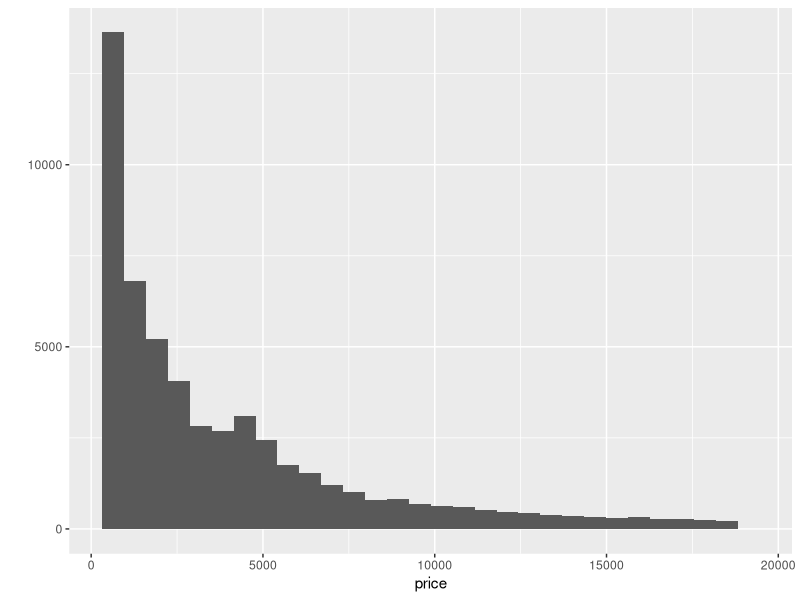
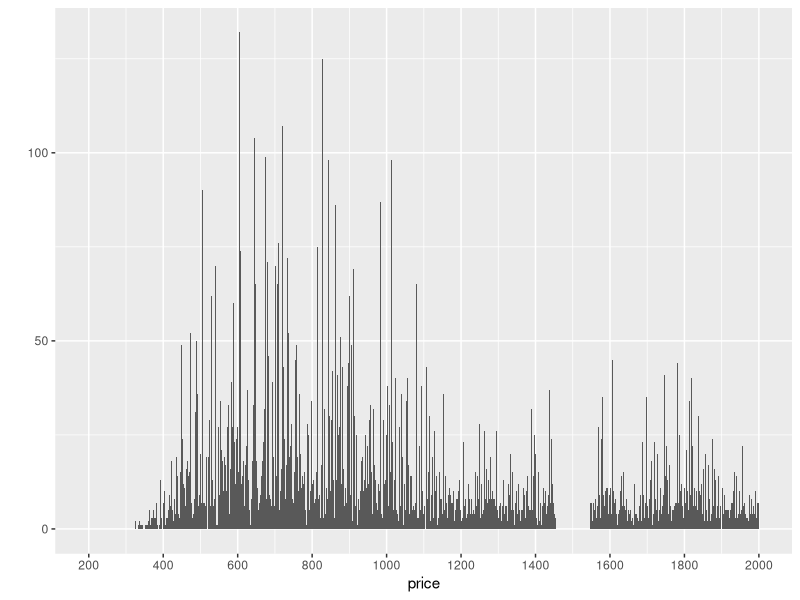
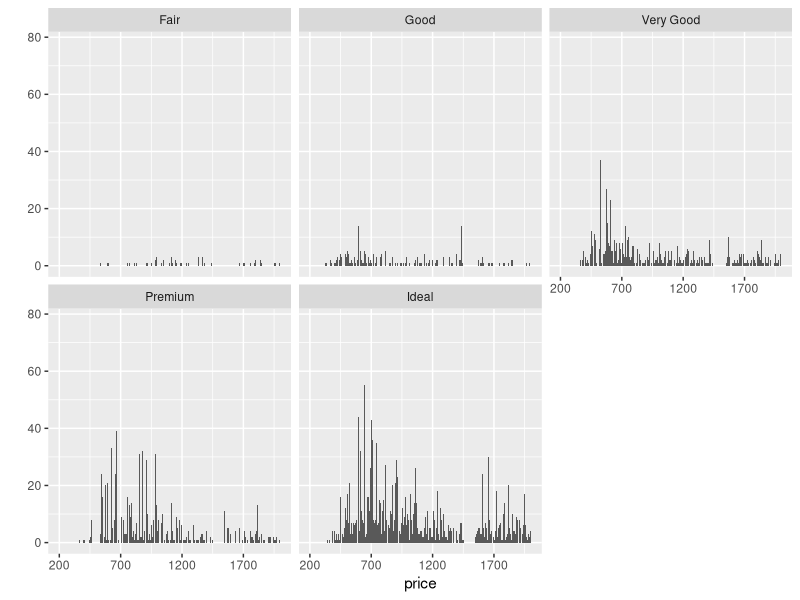
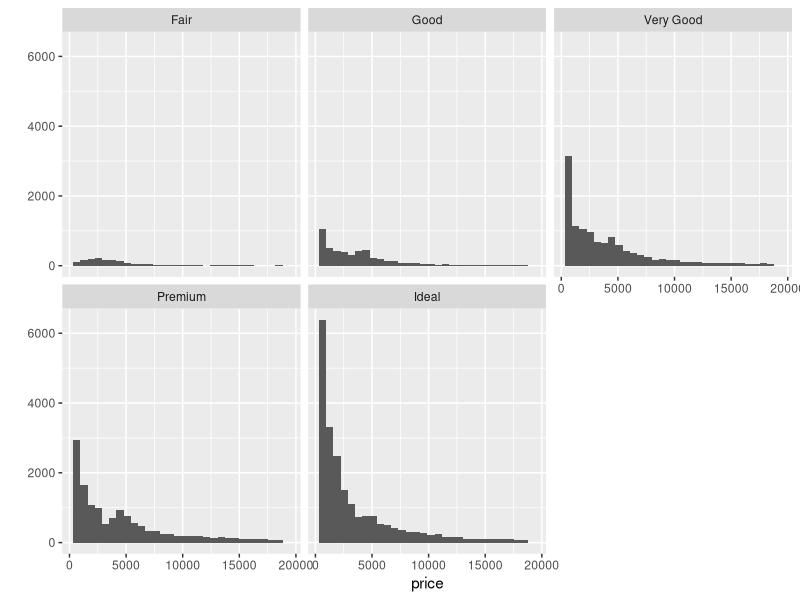
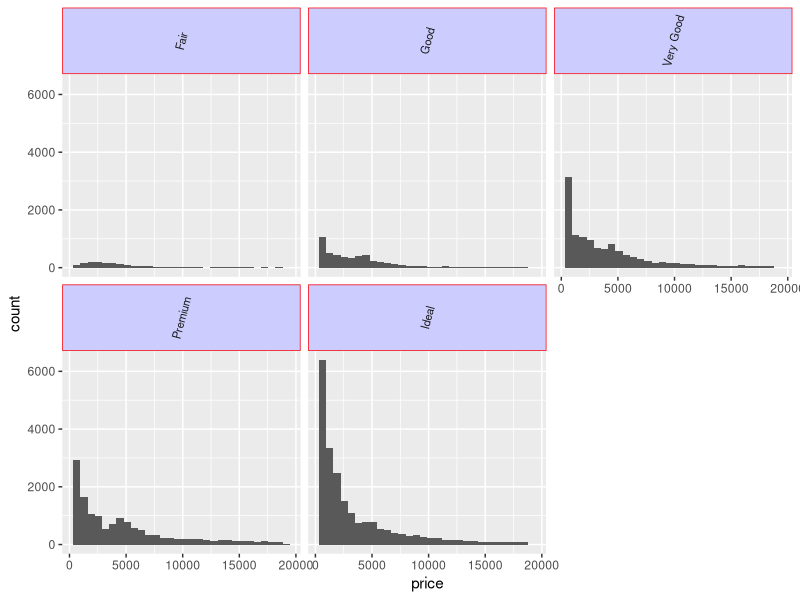
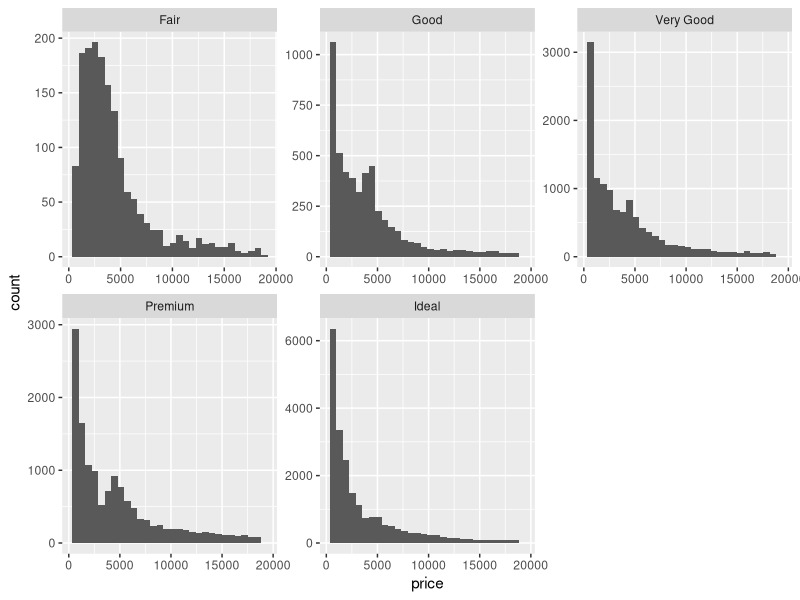
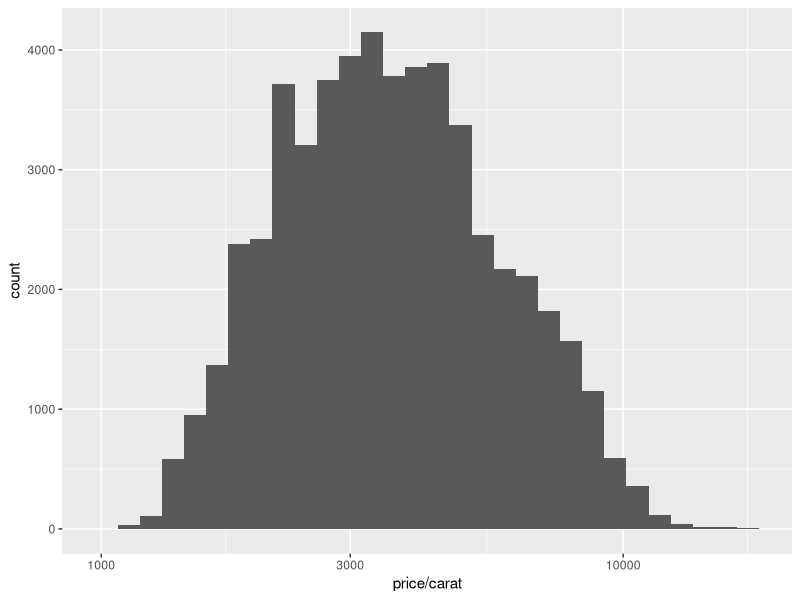
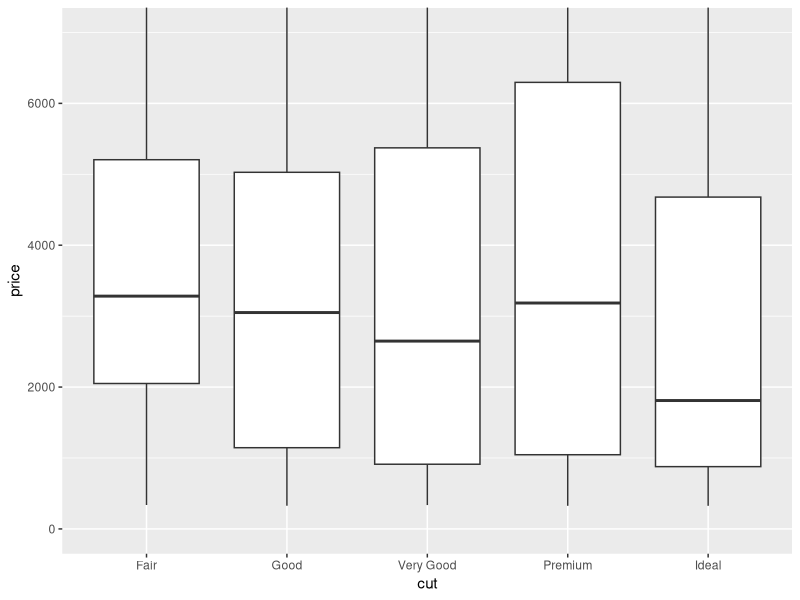

R code for these plots, in order:
## ---- chunk 1
knitr::opts_chunk$set(echo = TRUE)
## ---- chunk 2
library(ggplot2)
data(diamonds)

summary(diamonds)

?diamonds
names(diamonds)
## ---- chunk 3
qplot(x = price, data = diamonds)
summary(diamonds$price)
## ---- chunk 4
# How many diamonds cost less than $500?
subset(diamonds, price < 500)

# How many diamonds cost less than $250?
subset(diamonds, price < 250)

# How many diamonds cost $15000 or more?
subset(diamonds, price >= 15000)
## ---- chunk 5
qplot(x = price, data = diamonds, binwidth = 1) +
  scale_x_continuous(limits = c(200,2000),breaks = seq(200,2000,200))

# There are no diamonds that cost $1500, For diamonds that cost less than $2000,the most price of a diamend is 
# around $700 with the mode being $605. The second insight comes from Paula F.
## ---- chunk 6
# Break out the histogram of diamond price by cut 

qplot(x = price, data = diamonds, binwidth = 1) +
  scale_x_continuous(limits = c(200,2000),breaks = seq(200,2000,500)) + 
  facet_wrap(~cut)

by(diamonds$price,diamonds$cut,summary)

## ---- chunk 7
# In the two last exercises,we look at the distribution for diamonds by cut
# Run the code below in R to generate the histogram as a reminder

qplot(x = price,data = diamonds) +
  facet_wrap(~cut)

# Modifying facet label appearance

sp <- ggplot(diamonds,aes(x = price)) +
  geom_histogram()
sp + facet_wrap(~cut) + 
  theme(strip.text.x = element_text(size = 8,angle = 75),
        strip.text.y = element_text(size = 12,face = "bold"),
        strip.background = element_rect(colour = "red",fill = "#CCCCFF"))

# Free Scales
sp + facet_wrap(~cut,scales = "free")

## ---- chunk 8
# Create a histogram of price per carat and facet it by cut.
# You can make adjustments to the code from previous exercise to get started

price_by_carat <- ggplot(diamonds,aes(x = price/carat)) +
  geom_histogram()



# Adjust the bin width and trancform the scale of x-axis using log10
price_by_carat + scale_x_log10()

# (If the Very Good facet looks smooth, try decreasing your bin width! If the data looks skewed, did you remember to perform a log10 transform?)

## ---- chunk 9
# Investigate the price of diamends using box plots, numerical summeries, and one of the 
# following categorical variables:cut,clarity,or color.

price_in_cut <- ggplot(diamonds,aes(x = cut, y = price)) +
  geom_boxplot() +
  coord_cartesian(ylim = c(0,7000))
price_in_cut

price_in_clarity <- ggplot(diamonds,aes(x = clarity, y = price)) +
  geom_boxplot() +
  coord_cartesian(ylim = c(0,7000))
price_in_clarity

price_in_color <- ggplot(diamonds,aes(x = color, y = price)) +
  geom_boxplot() +
  coord_cartesian(ylim = c(0,8000))
price_in_color

# Numerous summeries
by(diamonds$price,diamonds$color,summary)
by(diamonds$price,diamonds$clarity,summary)

# IQR
IQR(subset(diamonds,color=="J")$price)

## ---- chunk 10
# Investigate the price per carat of diamends across
# the different colors of diamends using boxplots.

price_in_color_carat <- ggplot(diamonds,aes(x = color, y = price/carat)) +
  geom_boxplot() +
  coord_cartesian(ylim = c(0,6000))

price_in_color_carat
## ---- chunk 11
# Investigate the weight of the diamends(carat) using a frequency polygon
ggplot(diamonds,aes(x = carat)) +
  geom_freqpoly(binwidth=0.1) +
  scale_x_continuous(breaks = seq(0,5,0.2)) +
  scale_y_continuous(breaks = seq(0,12000,2000))


## ---- chunk 12
# The Gapminder website contains over 500 data sets with information about
# the world's population. Download a data set of your choice and create 2-5 plots that
# make use of the techniques from lesson 3.
library(ggplot2)
library(tidyr)
library(dplyr)

data = read.csv("gdp_per_capita_ppp.csv")

summary(data)
